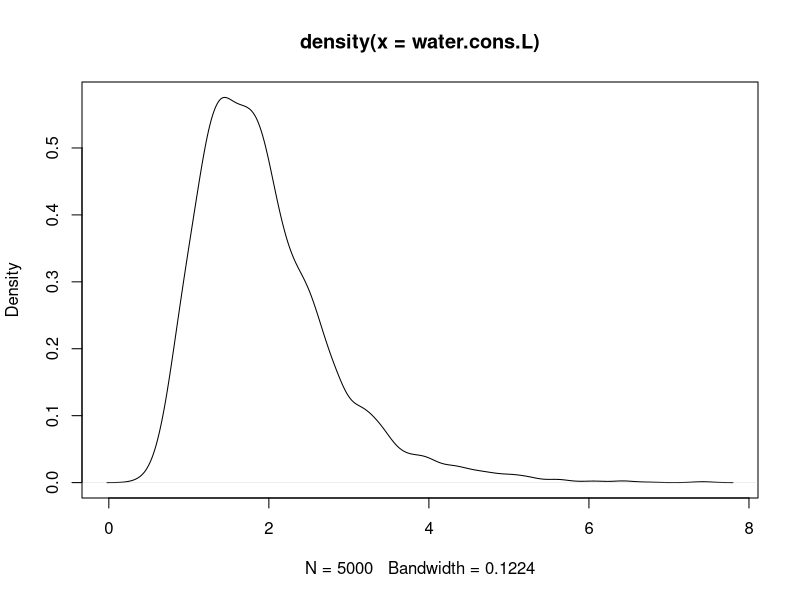
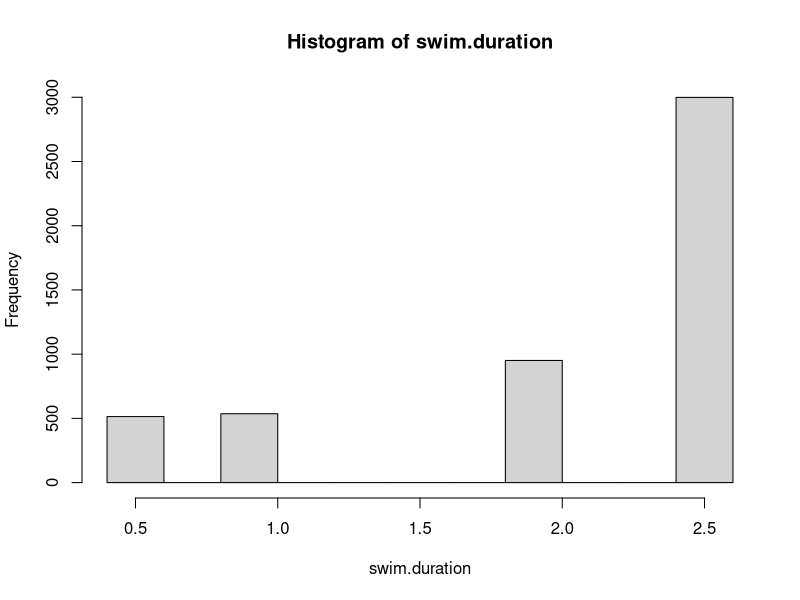
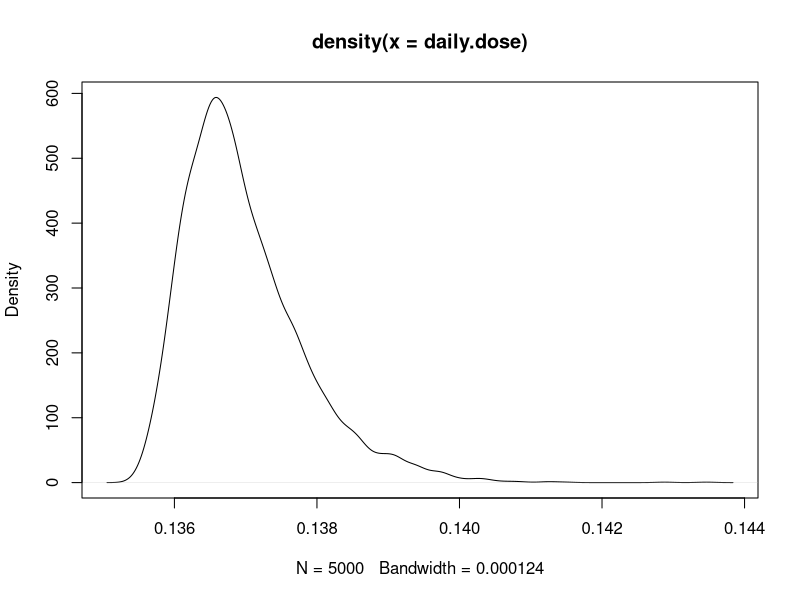

Generate these figures, in order, with R:
## ---- chunk 1
# A probabilistic solution in R for the daily microbial exposure from drinking
# water consumption for Example 6.18 from Quantitative Microbial Risk 
# Assessment, 2nd Edition by Charles N. Haas, Joan B. Rose, and 
# Charles P. Gerba. (Wiley, 2014).

# Copyright (c) Jane Pouzou
# License: CC BY-SA 4.0 - https://creativecommons.org/licenses/by-sa/4.0/

# Divide by 1000 puts units in Liters/day.  Values for meanlog and sdlog are 
# from the QMRA textbook.
water.cons.L <- rlnorm(5000, meanlog = 7.49, sdlog = 0.407) / 1000

# Plot the kernal density curve of the generated values just as a check.
plot(density(water.cons.L))

# Sample from a discrete distribution with assigned probabilities of each 
# outcome.
swim.duration <- sample(x = c(0.5,1, 2, 2.6), 5000, replace = TRUE, 
                        prob = c(0.1, 0.1, 0.2, 0.6))

# Create a simple histogram of our distribution as a check.
hist(swim.duration)

# Now substituting into our original code:
# Set display options for use with the print() function.
options(digits = 3)

# Create a data frame with input data.
shell.viral.load <- 1
shell.cons <- 0.135
dw.viral.load <- 0.001
sw.viral.load <- 0.01
sw.daily.IR <- 50
sw.frequency <- 7

# Define a function to calculate risk.
Risk.fcn <- function(shell.vl, shell.cons, water.cons.L, dw.vl, sw.vl, 
                     sw.daily.IR, sw.duration, sw.frequency) {
    ((shell.vl * shell.cons) + (water.cons.L * dw.vl) + 
         ((sw.vl * (sw.daily.IR * sw.duration * sw.frequency)) / 365 / 1000))
}

# Define an empty risk matrix to store simulation results.
Risk.mat <- matrix(as.numeric(NA), nrow = 5000, ncol = 5000)

# Run the simulation.
set.seed(1)
for (j in 1:5000) {
    water.cons.L <- rlnorm(n = 5000, meanlog = 7.49, sdlog = 0.407) / 1000
    swim.duration <- sample(x = c(0.5, 1, 2, 2.6), size = 5000,
                            replace = TRUE, prob = c(0.1, 0.1, 0.2, 0.6))
    
    Risk.mat[,j] <- Risk.fcn(water.cons.L = water.cons.L, 
                             sw.duration = swim.duration, 
                             shell.vl = shell.viral.load[j], 
                             dw.vl = dw.viral.load[j], 
                             shell.cons = shell.cons[j], 
                             sw.vl = sw.viral.load[j], 
                             sw.daily.IR = sw.daily.IR[j], 
                             sw.frequency = sw.frequency[j])
    daily.dose <- Risk.mat[,1]
}

# Plot the results of the simulation.
plot(density(daily.dose))
